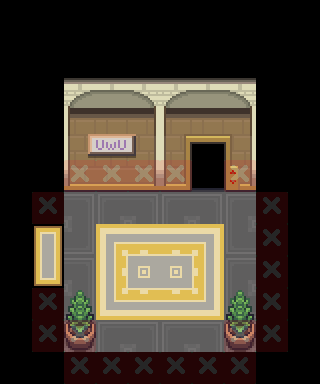

This is a level from a 2D game, rendered from its Tiled map with the project's own tilesets. A one-line summary and the map file follow, with tile-layer data summarised:
An orthogonal 10x12 tile map with 32x32 px tiles, 23 tile layers (Floor_0, Terrain_0, Watershore_0, Building_0, ...), 8 tilesets.

<map version="1.10" tiledversion="1.10.2" orientation="orthogonal" renderorder="right-down" width="10" height="12" tilewidth="32" tileheight="32" infinite="0" nextlayerid="36" nextobjectid="1">
 <tileset firstgid="1" source="../Tilesets/forest.tsx" />
 <tileset firstgid="5001" source="../Tilesets/passages.tsx" />
 <tileset firstgid="5145" source="../Tilesets/systemtags.tsx" />
 <tileset firstgid="5273" source="../Tilesets/terrain_tag.tsx" />
 <tileset firstgid="5289" source="../Tilesets/nature_basics.tsx" />
 <tileset firstgid="15273" source="../Tilesets/terrain_basics.tsx" />
 <tileset firstgid="21039" source="../Tilesets/common_assets.tsx" />
 <tileset firstgid="31023" source="../Tilesets/interiors.tsx" />
 <layer id="1" name="Floor_0" width="10" height="12">
  <data>[120 cells, 46 non-empty, 5 distinct tile ids]</data>
 </layer>
 <layer id="19" name="Terrain_0" width="10" height="12">
  <data>[120 cells, 0 non-empty, 0 distinct tile ids]</data>
 </layer>
 <layer id="35" name="Watershore_0" width="10" height="12">
  <data>[120 cells, 0 non-empty, 0 distinct tile ids]</data>
 </layer>
 <layer id="25" name="Building_0" width="10" height="12">
  <data>[120 cells, 24 non-empty, 24 distinct tile ids]</data>
 </layer>
 <layer id="9" name="Tree_0" width="10" height="12">
  <data>[120 cells, 0 non-empty, 0 distinct tile ids]</data>
 </layer>
 <layer id="21" name="Furniture_0" width="10" height="12">
  <data>[120 cells, 21 non-empty, 17 distinct tile ids]</data>
 </layer>
 <group id="2" name="Z=0" />
 <layer id="26" name="Building_1" width="10" height="12">
  <data>[120 cells, 0 non-empty, 0 distinct tile ids]</data>
 </layer>
 <layer id="10" name="Tree_1" width="10" height="12">
  <data>[120 cells, 0 non-empty, 0 distinct tile ids]</data>
 </layer>
 <layer id="22" name="Furniture_1" width="10" height="12">
  <data>[120 cells, 0 non-empty, 0 distinct tile ids]</data>
 </layer>
 <group id="3" name="Z=1" />
 <layer id="27" name="Building_2" width="10" height="12">
  <data>[120 cells, 0 non-empty, 0 distinct tile ids]</data>
 </layer>
 <layer id="11" name="Tree_2" width="10" height="12">
  <data>[120 cells, 0 non-empty, 0 distinct tile ids]</data>
 </layer>
 <layer id="23" name="Furniture_2" width="10" height="12">
  <data>[120 cells, 2 non-empty, 1 distinct tile ids]</data>
 </layer>
 <group id="4" name="Z=2" />
 <layer id="28" name="Building_3" width="10" height="12">
  <data>[120 cells, 0 non-empty, 0 distinct tile ids]</data>
 </layer>
 <layer id="12" name="Tree_3" width="10" height="12">
  <data>[120 cells, 0 non-empty, 0 distinct tile ids]</data>
 </layer>
 <layer id="24" name="Furniture_3" width="10" height="12">
  <data>[120 cells, 0 non-empty, 0 distinct tile ids]</data>
 </layer>
 <group id="5" name="Z=3" />
 <layer id="29" name="Building_4" width="10" height="12">
  <data>[120 cells, 0 non-empty, 0 distinct tile ids]</data>
 </layer>
 <layer id="13" name="Tree_4" width="10" height="12">
  <data>[120 cells, 0 non-empty, 0 distinct tile ids]</data>
 </layer>
 <layer id="34" name="Furniture_4" width="10" height="12">
  <data>[120 cells, 0 non-empty, 0 distinct tile ids]</data>
 </layer>
 <group id="6" name="Z=4" />
 <layer id="30" name="Building_5" width="10" height="12">
  <data>[120 cells, 0 non-empty, 0 distinct tile ids]</data>
 </layer>
 <layer id="32" name="Tree_5" width="10" height="12">
  <data>[120 cells, 0 non-empty, 0 distinct tile ids]</data>
 </layer>
 <layer id="33" name="Furniture_5" width="10" height="12">
  <data>[120 cells, 0 non-empty, 0 distinct tile ids]</data>
 </layer>
 <group id="31" name="Z=5" />
 <layer id="8" name="systemtags" width="10" height="12">
  <data>[120 cells, 0 non-empty, 0 distinct tile ids]</data>
 </layer>
 <layer id="7" name="passages" width="10" height="12" opacity="0.15">
  <data>[120 cells, 21 non-empty, 1 distinct tile ids]</data>
 </layer>
</map>
